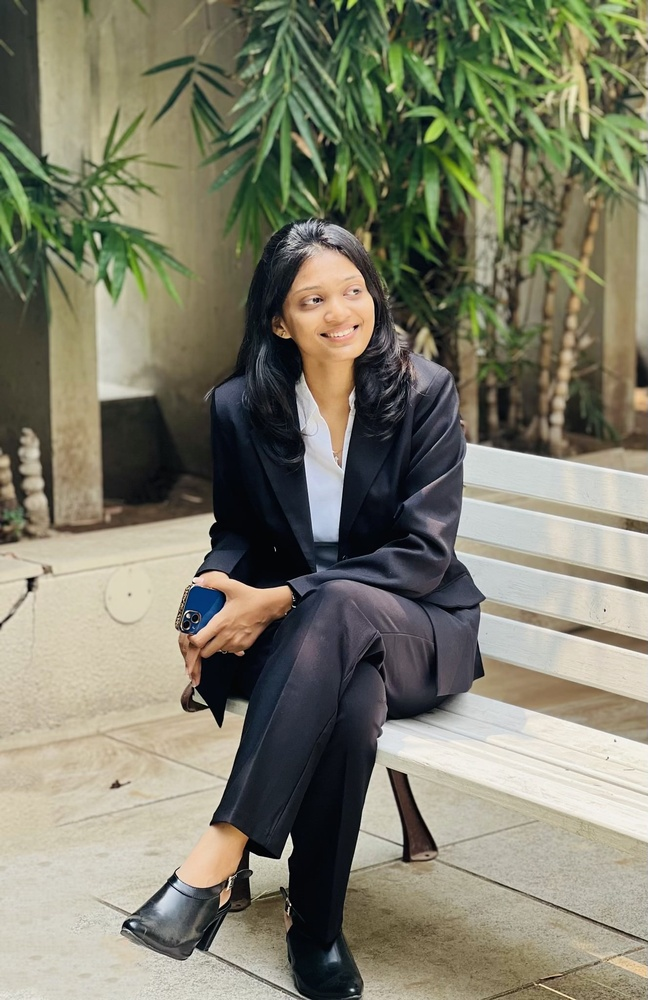
#> input picture test2.jpg, 648 x 1000 px, shrunk from 1327 x 2048 before the run, found by its file name
$ python Thresholding1.py
#> lines starting #> are read from the running program, lines starting #| are printed output that depends on the picture; after the words box and inside, x2 and y2 are one past the last pixel; in counts of white or black regions, pixels touching at a corner belong together
import cv2 as cv
import numpy as np
from matplotlib import pyplot as plt
import os

# Define the path to the image file
image_path = '/Users/kdmac/Downloads/test2.jpg'

# Check if the file exists
if not os.path.exists(image_path):
    raise FileNotFoundError(f"File not found: {image_path}")

# Load the image in grayscale mode
img = cv.imread(image_path, cv.IMREAD_GRAYSCALE)
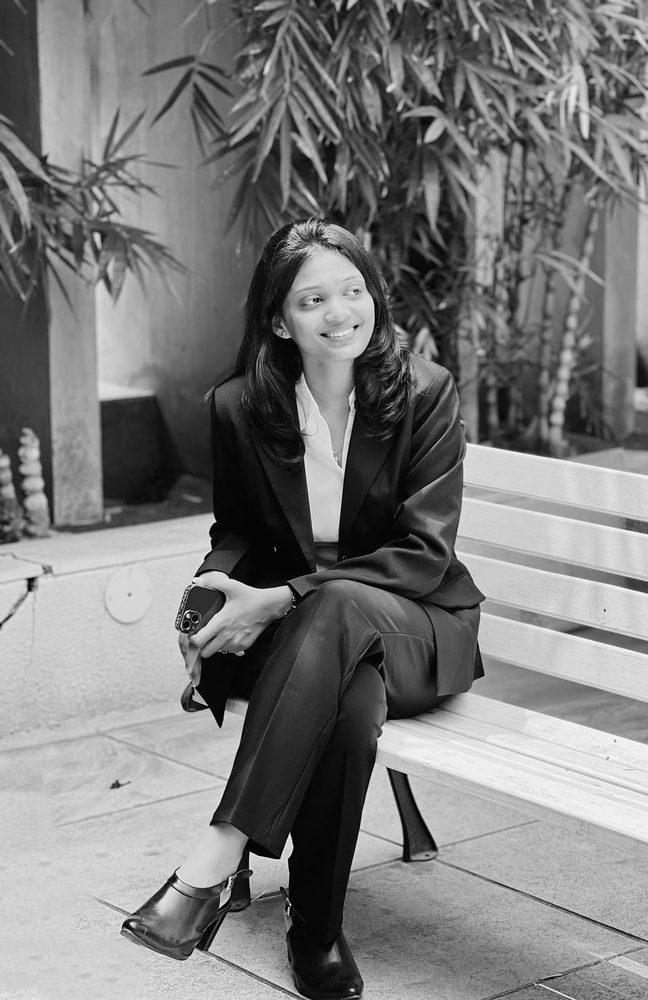
#> img: shape (1000, 648); min 0, max 255, mean 123.6
assert img is not None, "file could not be read, check with os.path.exists()"

# Apply different thresholding techniques
ret, thresh1 = cv.threshold(img, 127, 255, cv.THRESH_BINARY)
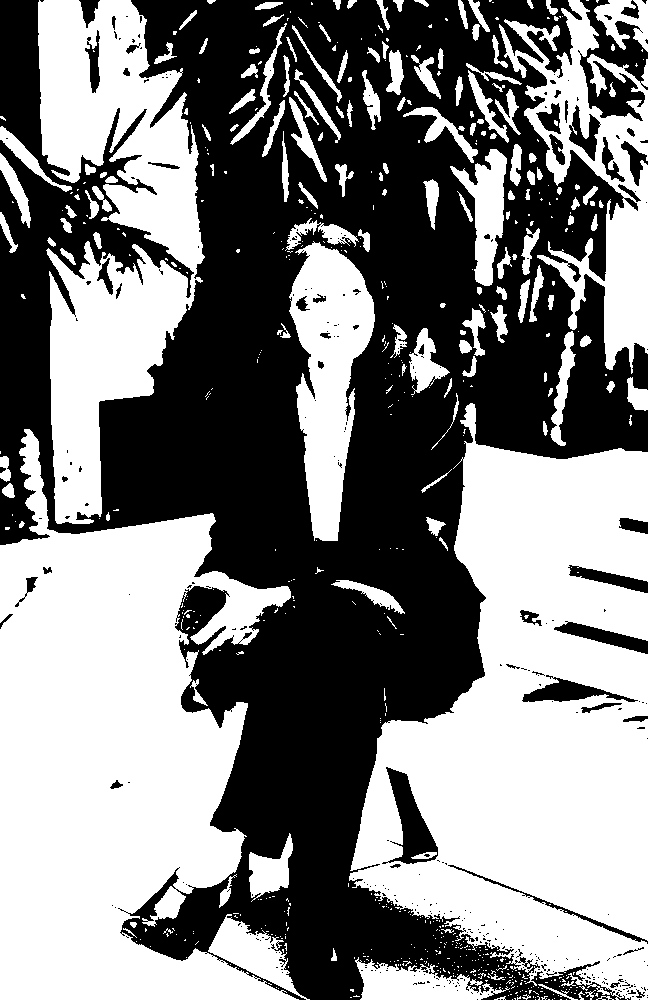
#> thresh1: shape (1000, 648); 50.6% white; 339 black regions (291 under 20 px), largest, box (x1, y1, x2, y2) and area: (0, 0, 648, 1000) 303860, (578, 0, 648, 121) 3959, (382, 767, 438, 864) 2215
ret, thresh2 = cv.threshold(img, 127, 255, cv.THRESH_BINARY_INV)
ret, thresh3 = cv.threshold(img, 127, 255, cv.THRESH_TRUNC)
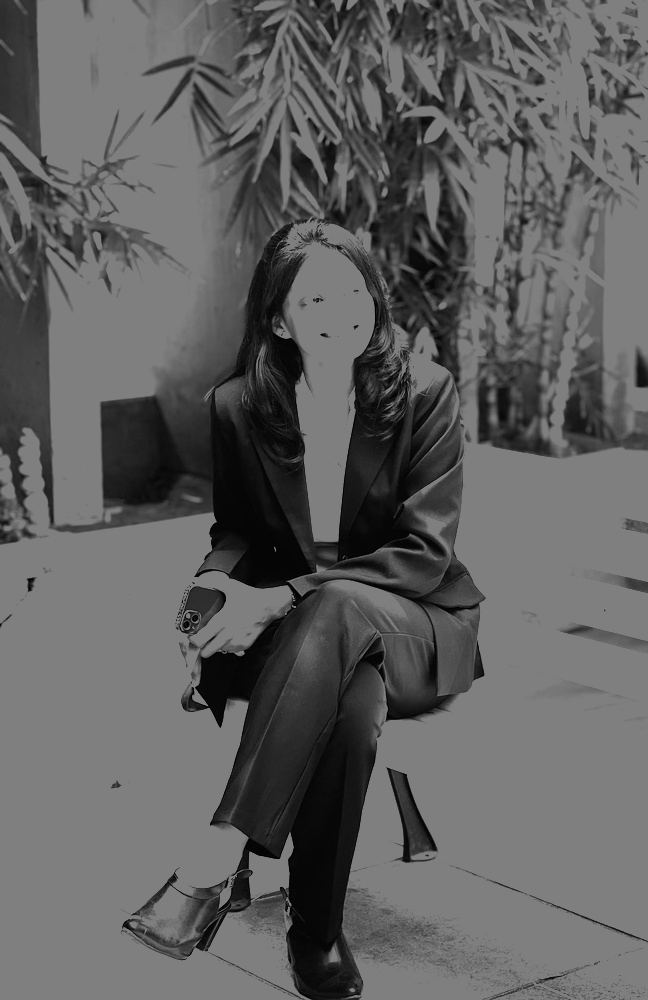
#> thresh3: shape (1000, 648); min 0, max 127, mean 96
ret, thresh4 = cv.threshold(img, 127, 255, cv.THRESH_TOZERO)
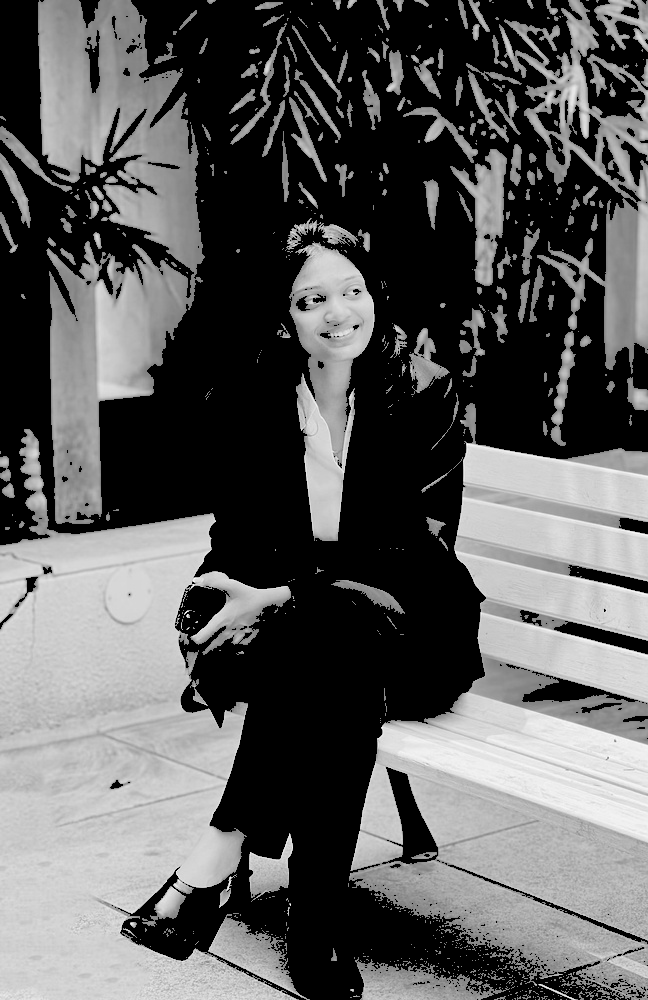
#> thresh4: shape (1000, 648); min 0, max 255, mean 91.8
ret, thresh5 = cv.threshold(img, 127, 255, cv.THRESH_TOZERO_INV)
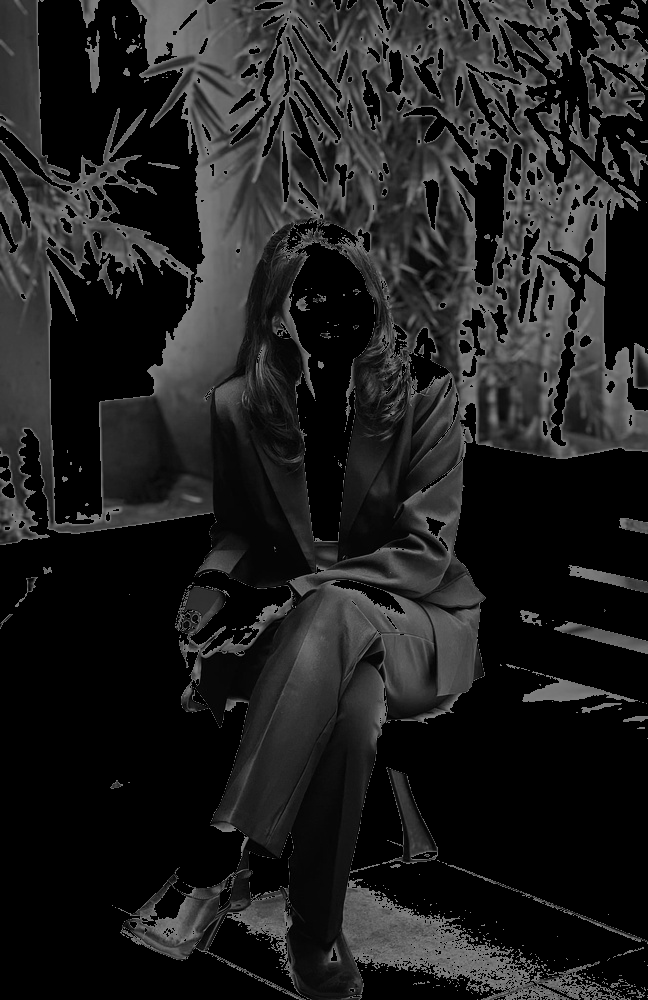
#> thresh5: shape (1000, 648); min 0, max 127, mean 31.8

# Titles and images for display
titles = ['Original Image', 'BINARY', 'BINARY_INV', 'TRUNC', 'TOZERO', 'TOZERO_INV']
images = [img, thresh1, thresh2, thresh3, thresh4, thresh5]

# Display images using Matplotlib
for i in range(6):
    plt.subplot(2, 3, i + 1)
    plt.imshow(images[i], 'gray', vmin=0, vmax=255)
    plt.title(titles[i])
    plt.xticks([]), plt.yticks([])

plt.show()
